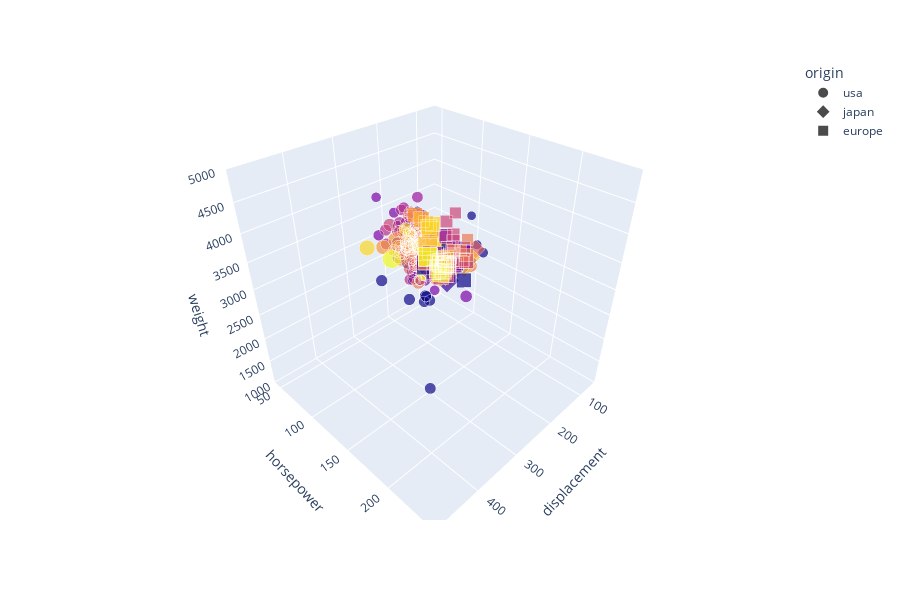

Write notebook code for a chart like this one.
### Markdown cell above
## Visualizing 6 Dimensional Data

Try clicking on the origin symbols in the legend to see how the plot changes.

### Code cell
fig = px.scatter_3d(mpg, x="displacement", 
                    y="horsepower", 
                    z="weight", 
                    color="model_year",
                    size="mpg",
                    symbol="origin",
                    width=900, height=600, 
                    opacity=.7)
# remove heat map legend and freeze the axes
fig.update_layout(coloraxis_showscale=False,
                  scene=(dict(xaxis_range=[50, 500], 
                              yaxis_range=[40, 250], 
                              zaxis_range=[1000, 5000])))
